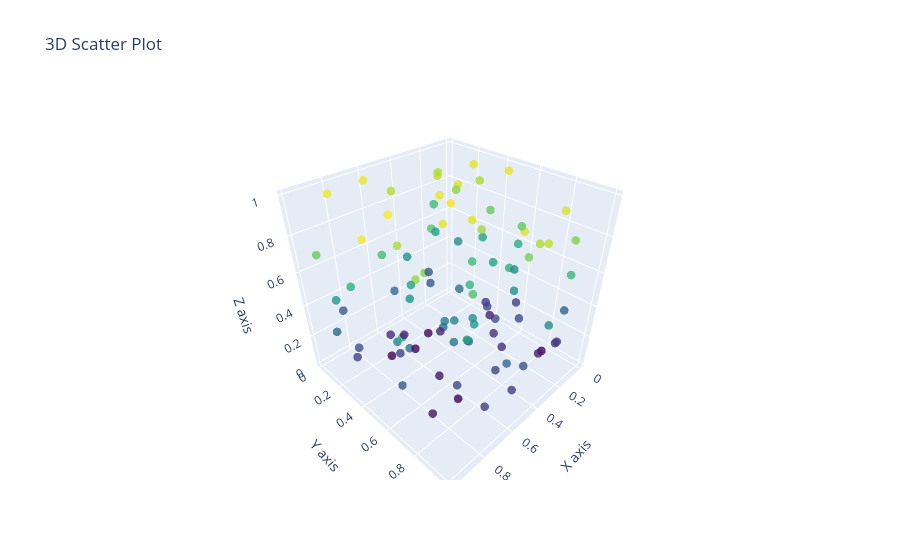

The notebook cell this image was saved under:
### Markdown cell above
* 3D plotting allows for the visualization of data in three dimensions, adding depth to the representation and enabling a more comprehensive understanding of the relationships between variables. In Python, several libraries facilitate 3D plotting, with Matplotlib and Plotly being among the most commonly used.
* Libraries for 3D Plotting:
   * Matplotlib: Provides basic 3D plotting capabilities through its mpl_toolkits.mplot3d module.
   * Plotly: Offers interactive 3D plots with extensive customization options.

### Code cell
import plotly.graph_objects as go
import numpy as np

# Generate sample data
np.random.seed(0)
x = np.random.rand(100)
y = np.random.rand(100)
z = np.random.rand(100)

# Create a 3D scatter plot
fig = go.Figure(data=[go.Scatter3d(
    x=x, y=y, z=z,
    mode='markers',
    marker=dict(size=5, color=z, colorscale='Viridis', opacity=0.8)
)])

# Adding titles and labels
fig.update_layout(
    title='3D Scatter Plot',
    scene=dict(
        xaxis_title='X axis',
        yaxis_title='Y axis',
        zaxis_title='Z axis'
    )
)

# Display the plot
fig.show()
